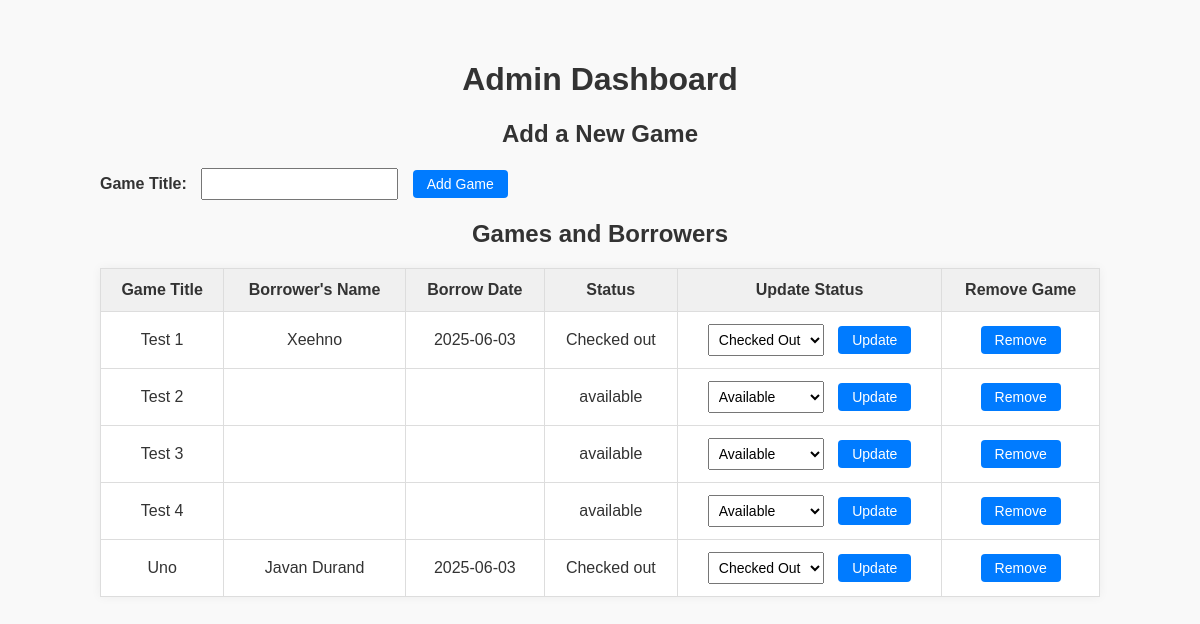
/adminBackend, run on the app's committed database.
### app.py (models this page shows)
class Game(db.Model):
    id = db.Column(db.Integer, primary_key=True)
    title = db.Column(db.String(100), nullable=False)
    status = db.Column(db.String(20), nullable=False, default='available')

class Borrower(db.Model):
    id = db.Column(db.Integer, primary_key=True)
    name = db.Column(db.String(100), nullable=False)
    borrowed_game_id = db.Column(db.Integer, db.ForeignKey('game.id'))
    borrow_date = db.Column(db.DateTime, nullable=False)
    game = db.relationship('Game', backref=db.backref('borrowers', lazy=True))

### app.py (the view, shortened to what this page needs)
@app.route('/adminBackend', methods=['GET', 'POST'])
def admin_backend():
    games = Game.query.all()
    borrowers = {
        g.id: Borrower.query.filter_by(borrowed_game_id=g.id).order_by(Borrower.borrow_date.desc()).first()
        for g in games
    }
    return render_template('adminBackend.html', games=games, borrowers=borrowers)

### templates/adminBackend.html (shortened to what this page needs)
<!DOCTYPE html>
<html lang="en">
<head>
</head>
<body>
    <h1>Admin Dashboard</h1>
    <h2>Add a New Game</h2>
    <form method="POST" action="/addGame">
        <label for="game_title">Game Title:</label>
        <input type="text" id="game_title" name="game_title" required>
        <button type="submit">Add Game</button>
    </form>
    <h2>Games and Borrowers</h2>
    <table>
        <thead>
            <tr>
                <th>Game Title</th>
                <th>Borrower's Name</th>
                <th>Borrow Date</th>
                <th>Status</th>
                <th>Update Status</th>
                <th>Remove Game</th>
            </tr>
        </thead>
        <tbody>
            {% for game in games %}
            <tr>
                <td>{{ game.title }}</td>
                <td>{{ borrowers[game.id].name if borrowers[game.id] else '' }}</td>
                <td>{{ borrowers[game.id].borrow_date.strftime('%Y-%m-%d') if borrowers[game.id] else '' }}</td>
                <td>{{ game.status }}</td>
                <td>
                    <form method="POST" action="/adminBackend">
                        <select name="status">
                            <option value="available" {% if game.status == 'available' %}selected{% endif %}>Available</option>
                            <option value="Checked out" {% if game.status == 'Checked out' %}selected{% endif %}>Checked Out</option>
                        </select>
                        <button type="submit">Update</button>
                    </form>
                </td>
                <td>
                    <form method="POST" action="/removeGame">
                        <button type="submit" onclick="return confirm('Are you sure you want to remove this game?')">Remove</button>
                    </form>
                </td>
            </tr>
            {% endfor %}
        </tbody>
    </table>
</body>
</html>

### templates/adminBackend.html (style rules this page uses)
body { font-family: Arial, sans-serif; max-width: 1000px; margin: 0 auto; padding: 40px; background-color: #f9f9f9; color: #333; }
h1, h2 { text-align: center; }
form { margin: 20px 0; }
label { margin-right: 10px; font-weight: bold; }
input[type="text"], select { padding: 6px; margin-right: 10px; font-size: 14px; }
button { padding: 6px 14px; font-size: 14px; background-color: #007bff; border: none; color: white; border-radius: 4px; cursor: pointer; }
table { width: 100%; border-collapse: collapse; background-color: white; box-shadow: 0 0 10px rgba(0,0,0,0.05); }
th, td { padding: 12px; border: 1px solid #ddd; text-align: center; }
th { background-color: #f0f0f0; }
td form { margin: 0; }

### data on the page
Game: title "Test 1", status "Checked out", status "Checked Out"
Borrower: name "Xeehno", borrow_date "2025-06-03"
Game: title "Test 2", status "available", status "Available"
Game: title "Test 3", status "available", status "Available"
Game: title "Test 4", status "available", status "Available"
Game: title "Uno", status "Checked out", status "Checked Out"
Borrower: name "Javan Durand", borrow_date "2025-06-03"
